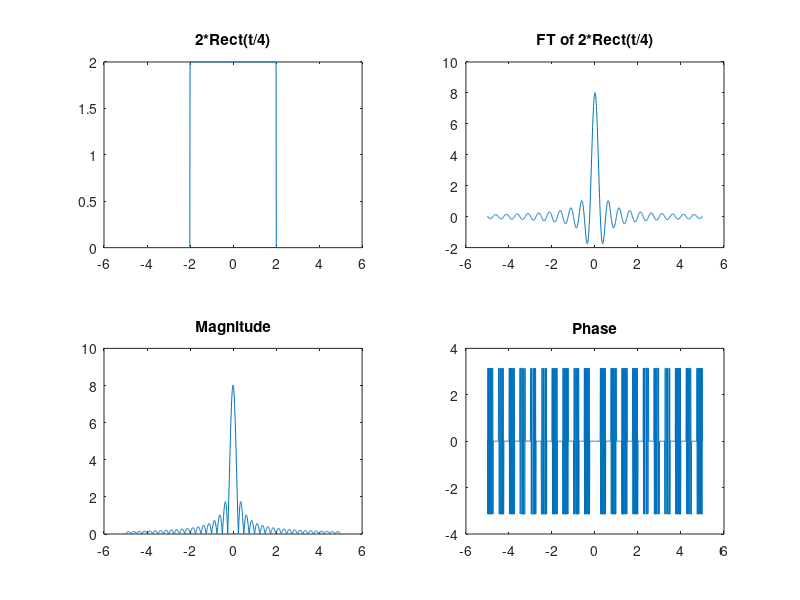
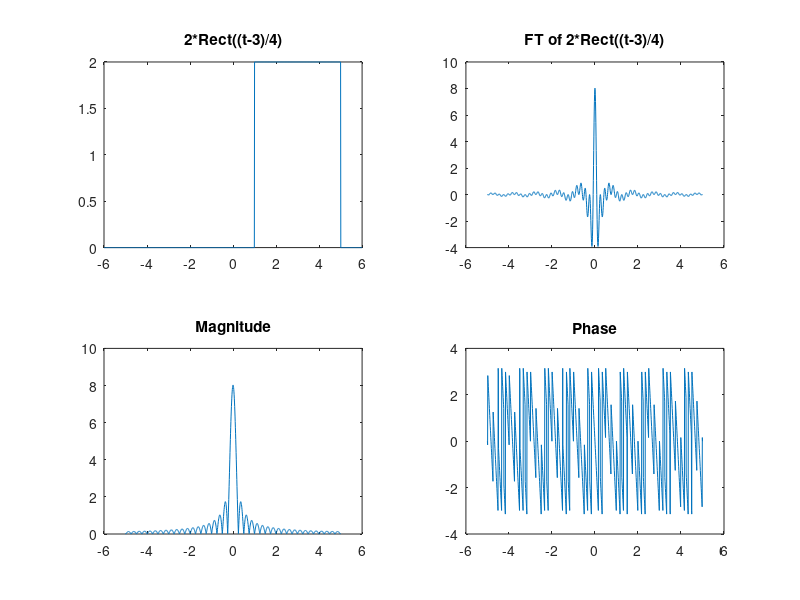
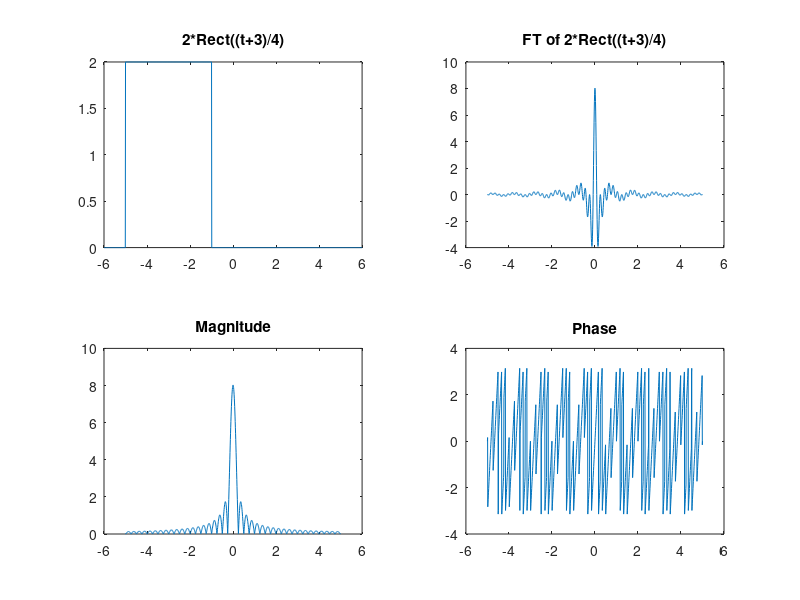

The MATLAB script that drew these images, in order:
clc; clear; close all;

%Creating Rectangular Function
A=2;
t=-6:0.01:6;

for m=1:1:length(t)
 if (t(m) >= -2)&&(t(m) <= 2)
     x(m) = A;
 else
     x(m) = 0;
 end
end
figure; subplot(2,2,1); plot(t,x); title('2*Rect(t/4)')
%----------------------------------

f=linspace(-5,5,length(t));

for k=1:1:length(f)
 X(k)=trapz(t,x.*exp(-j*2*pi*f(k)*t));
end

subplot(2,2,2); plot(f,X); title('FT of 2*Rect(t/4)')
subplot(2,2,3); plot(f,abs(X)); title('Magnitude')
subplot(2,2,4); plot(f,angle(X)); title('Phase')
%----------------------------------
%----------------------------------

for m=1:1:length(t)
 if (t(m) >= 1)&&(t(m) <= 5)
     y(m) = A;
 else
     y(m) = 0;
 end
end
figure; subplot(2,2,1); plot(t,y); title('2*Rect((t-3)/4)')
%----------------------------------

f=linspace(-5,5,length(t));

for k=1:1:length(f)
 Y(k)=trapz(t,y.*exp(-j*2*pi*f(k)*t));
end

subplot(2,2,2); plot(f,Y); title('FT of 2*Rect((t-3)/4)')
subplot(2,2,3); plot(f,abs(Y)); title('Magnitude')
subplot(2,2,4); plot(f,angle(Y)); title('Phase')

%----------------------------------
%----------------------------------

for m=1:1:length(t)
 if (t(m) >= -5)&&(t(m) <= -1)
     z(m) = A;
 else
     z(m) = 0;
 end
end
figure; subplot(2,2,1); plot(t,z); title('2*Rect((t+3)/4)')
%----------------------------------

f=linspace(-5,5,length(t));

for k=1:1:length(f)
 Z(k)=trapz(t,z.*exp(-j*2*pi*f(k)*t));
end

subplot(2,2,2); plot(f,Z); title('FT of 2*Rect((t+3)/4)')
subplot(2,2,3); plot(f,abs(Z)); title('Magnitude')
subplot(2,2,4); plot(f,angle(Z)); title('Phase')

